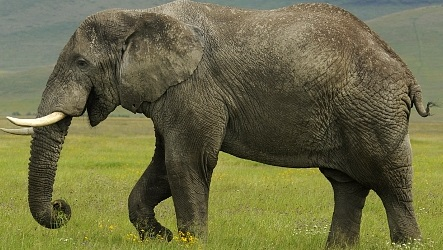
#> input picture images/train/positive/0986744.jpg, 443 x 250 px; its folder holds 4 pictures in this run
$ python main.py
#> lines starting #> are read from the running program, lines starting #| are printed output that depends on the picture; pictures that were not available may be replaced by others from this repository, and a replacement may not be noted
### data.py
import cv2
import os
from os import listdir
import hog as descriptor


def get_train_data(max_img=20000):
#> called with max_img = 20000
    positive_img_path = "images/train/positive"
    negative_img_path = "images/train/negative"

    # Get the names of the images
    positive_img_names = [img for img in listdir(positive_img_path)]
    negative_img_names = [img for img in listdir(negative_img_path)]

    train_data = []
    train_data_mirrored = []
    train_labels = []

    max_img_amount = max_img

    hog = descriptor.HOGDescriptor()

    # For each positive image, compute its HOG and append a 1 to the labels list
    for img_name in positive_img_names:
        img = cv2.imread(positive_img_path + "/" + img_name)
#> img is the input picture: shape (250, 443, 3); mean B, G, R 69, 107.6, 108.9

        if (img is not None):
            flipped = cv2.flip(img, 1)
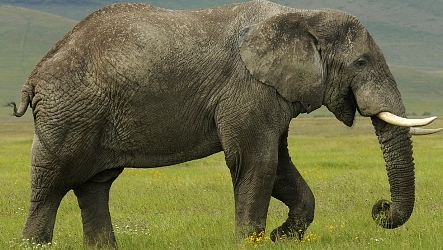
#> flipped: shape (250, 443, 3); mean B, G, R 69, 107.6, 108.9
            train_data_mirrored.append(hog.calc_hog(flipped))
#> in calc_hog, `image = cv2.resize(image, self.win_size)`:
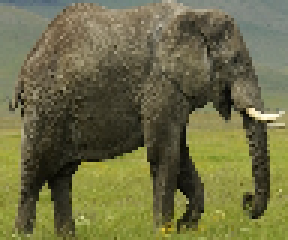
#> image: shape (80, 96, 3) (shown 3 times larger); mean of channels 0, 1, 2 68.9, 107.5, 108.7; drawn as B, G, R
#> in calc_hog, `image = cv2.GaussianBlur(image, (3, 3), 0)`:
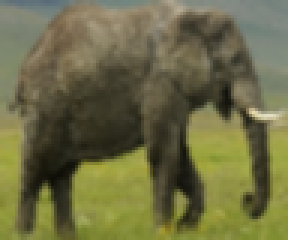
#> image: shape (80, 96, 3) (shown 3 times larger); mean of channels 0, 1, 2 68.9, 107.6, 108.8; drawn as B, G, R

            train_data.append(hog.calc_hog(img))
#> in calc_hog (call 2), `image = cv2.resize(image, self.win_size)`:
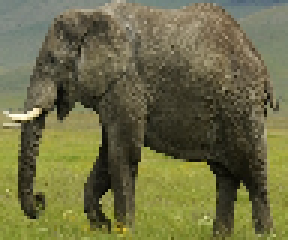
#> image: shape (80, 96, 3) (shown 3 times larger); mean of channels 0, 1, 2 68.9, 107.5, 108.7; drawn as B, G, R
#> in calc_hog (call 2), `image = cv2.GaussianBlur(image, (3, 3), 0)`:
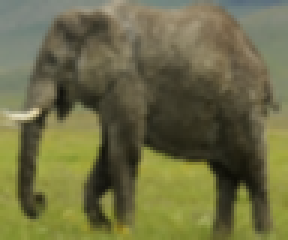
#> image: shape (80, 96, 3) (shown 3 times larger); mean of channels 0, 1, 2 68.9, 107.6, 108.8; drawn as B, G, R
            train_labels.append(1)

        # Stop adding images if desired amount of images is reached
        if len(train_labels) == int(max_img_amount / 2):
            break
#> pass 2 of the loop in get_train_data, `for img_name in positive_img_names:`:
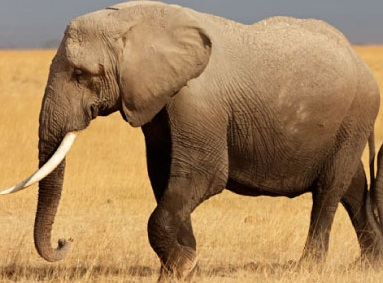
#> input picture images/train/positive/09876547.jpg, 383 x 283 px
#> in get_train_data, img is the input picture: shape (283, 383, 3); mean B, G, R 89.4, 129.2, 162.8
#> in get_train_data, `flipped = cv2.flip(img, 1)`:
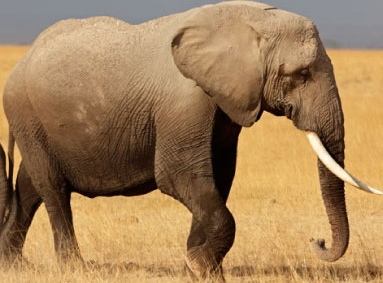
#> flipped: shape (283, 383, 3); mean B, G, R 89.4, 129.2, 162.8
#> in calc_hog (call 4), `image = cv2.GaussianBlur(image, (3, 3), 0)`:
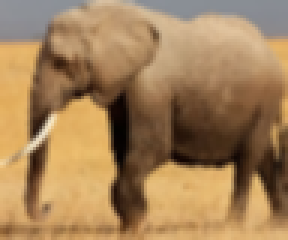
#> image: shape (80, 96, 3) (shown 3 times larger); mean of channels 0, 1, 2 89.2, 129, 162.6; drawn as B, G, R
#> pass 3 of the loop in get_train_data, `for img_name in positive_img_names:`:
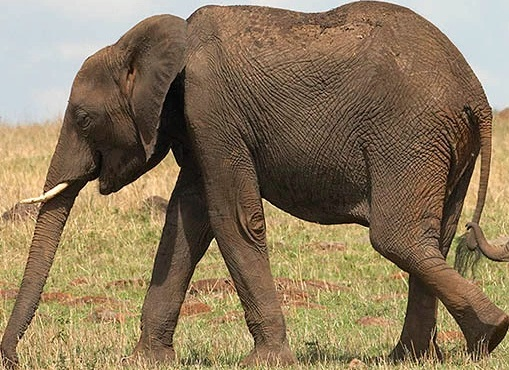
#> input picture images/train/positive/0998760.jpg, 509 x 370 px
#> in get_train_data, img is the input picture: shape (370, 509, 3); mean B, G, R 92.4, 120.6, 139.5
#> in get_train_data, `flipped = cv2.flip(img, 1)`:
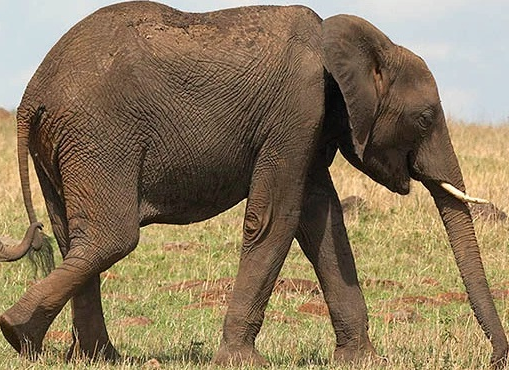
#> flipped: shape (370, 509, 3); mean B, G, R 92.4, 120.6, 139.5
#> in calc_hog (call 6), `image = cv2.GaussianBlur(image, (3, 3), 0)`:
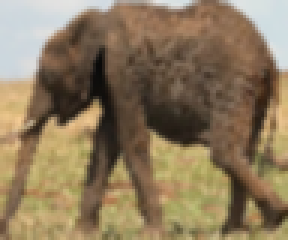
#> image: shape (80, 96, 3) (shown 3 times larger); mean of channels 0, 1, 2 92.2, 120.4, 139.3; drawn as B, G, R
#> the loop made 4 passes; the first 3 are shown

    # For each negative image, compute its HOG and append a 0 to the labels list
    for img_name in negative_img_names:
        img = cv2.imread(negative_img_path + "/" + img_name)

        if (img is not None):
            img_hog = hog.calc_hog(img)
            train_data.append(img_hog)
            train_data_mirrored.append(img_hog)
            train_labels.append(-1)

        # Stop adding images if desired amount of images is reached
        if len(train_labels) == max_img_amount:
            break

    return train_data, train_data_mirrored, train_labels

# [19 lines left out: function get_images, not called in this run]

### hog.py
import cv2


class HOGDescriptor:
    win_size = (96, 80) #(48, 40) #(64, 56) # #(144, 112)
    block_size = (16, 16)
    block_stride = (8, 8)
    cell_size = (8, 8)
    bins = 8

    def __init__(self):
        self.hog = cv2.HOGDescriptor(self.win_size, self.block_size, self.block_stride, self.cell_size, self.bins)

    def calc_hog(self, image, location=None):

        if location is not None:
            if location[0] + self.win_size[0] > image.shape[1] or location[1] + self.win_size[1] > image.shape[0]:
                print("calc_hog: Window out of image range")

            x = location[1]
            y = location[0]
            image = image[x:(x + self.win_size[1]), y:(y + self.win_size[0])]

        else:
            image = cv2.resize(image, self.win_size)
            image = cv2.GaussianBlur(image, (3, 3), 0)

        return self.hog.compute(image)

### svm.py
import cv2
import numpy as np
import os.path
import evaluate


class SVM:
    isTrained = False
    cross_val_folds = 10

    def __init__(self, save_file_name):
        self.save_file_name = save_file_name

        if os.path.isfile(self.save_file_name):
            self.svm = cv2.ml.SVM_load(self.save_file_name)

            self.isTrained = True
            print("SVM loaded from file '" + self.save_file_name + "'")
        else:
            self.svm = cv2.ml.SVM_create()

            # Set SVM parameters
            self.svm.setType(cv2.ml.SVM_EPS_SVR)
            self.svm.setKernel(cv2.ml.SVM_LINEAR)
            self.svm.setC(0.1)
            self.svm.setP(0.4)
            self.svm.setTermCriteria((cv2.TERM_CRITERIA_COUNT, 1000000, 1.e-20))

    # Train the SVM given an array with data and an array with correct labels (-1 or 1)
    # output: void, trained svm (self.svm)
    def train(self, data, labels, cross_val=False):

        if not cross_val:
            print("Training...")
            self.svm.train(np.array(data, np.float32), cv2.ml.ROW_SAMPLE, np.array([labels], np.int32))
            self.isTrained = True
            self.svm.save(self.save_file_name)

        else:
            # Divide data over folds
            fold_index = 0
            data_folds = []
            labels_folds = []
            for i, d in enumerate(data):
                if len(labels_folds) != self.cross_val_folds:
                    data_folds.append([])
                    labels_folds.append([])

                data_folds[fold_index].append(d)
                labels_folds[fold_index].append(labels[i])

                fold_index += 1
                if fold_index == self.cross_val_folds:
                    fold_index = 0

            for x in range(len(data_folds)):
                print(len(data_folds[x]))

            # Different parameters settings for validation
            C_range = [0.1, 0.3, 0.4, 0.5, 0.6, 0.7, 0.9]
            p_range = [0.01, 0.2, 0.4, 0.6, 0.8]

            best_average = 0
            best_setting = ()

            # Perform cross-validation
            stop = False
            for C in C_range:
                for p in p_range:
                    val_score = 0
                    self.svm.setC(C)
                    self.svm.setP(p)

                    for i in range(self.cross_val_folds):
                        val_data_set = data_folds[i]
                        val_label_set = labels_folds[i]

                        # Merge other folds and use it as train data
                        train_data_set = []
                        train_label_set = []
                        for j in range(self.cross_val_folds):
                            if j == i:
                                continue
                            train_data_set += data_folds[j]
                            train_label_set += labels_folds[j]

                        # Train model
                        print(len(train_data_set))
                        print("Training... [" + str(i + 1) + "/" + str(self.cross_val_folds) + "]")#, end='\r')
                        self.svm.train(np.array(train_data_set, np.float32), cv2.ml.ROW_SAMPLE, np.array([train_label_set], np.int32))
                        self.isTrained = True

                        # Validate model
                        guesses = self.classify(val_data_set)
                        scr = evaluate.calc_fscore(guesses, val_label_set)
                        val_score += scr
                        print(scr)

                    # Calculate average validation score and update best parameter settings
                    average_val_score = val_score / self.cross_val_folds
                    print("average",average_val_score)
                    if average_val_score > best_average:
                        best_setting = (C, p)
                        best_average = average_val_score
                        print("bestC", self.svm.getC())
                        print("bestP", self.svm.getP())

                        if average_val_score == 1:
                            stop = True
                    if stop:
                        break
                if stop:
                    break

            print("")

            # Train with all data
            self.svm.setC(best_setting[0])
            self.svm.setP(best_setting[1])
            self.svm.train(np.array(data, np.float32), cv2.ml.ROW_SAMPLE, np.array([labels], np.int32))
            self.svm.save(self.save_file_name)

            print(self.svm.getC())
            print(self.svm.getP())

    # Classify an array of data
    # output: array of distances to the hyperplane, [-X.X] for negatives [X.X] for positives
    def classify(self, data):
        data = np.array(data, np.float32)
        return self.svm.predict(data, True)[1]

### objectdetector.py
import cv2
import math
import hog
import nms
import numpy as np


class ObjectDetector:

    def __init__(self, scales, scaling, stride, detection_threshold, overlap_threshold):
        self.hog = hog.HOGDescriptor()

        # Save scores for quick detection when the image is the same
        self.window_scores = []
        self.current_image = np.zeros((0, 0, 3), np.uint8)

        # Set detection parameters
        self.w_size = self.hog.win_size
        self.w_scales = scales
        self.w_scaling = scaling
        self.w_stride = stride
        self.detection_threshold = detection_threshold
        self.overlap_threshold = overlap_threshold

    # Finds objects given an image and a two trained SVMs
    # output: tuple(array of bounding boxes, total amount of windows)
    # [93 lines left out: functions find_object, show_objects, create_pyramid, not called in this run]

    def image_is_equal(self, image1, image2):
        return image1.shape == image2.shape and not (np.bitwise_xor(image1, image2).any())

    # Uses stored scores in window_scores to detect objects without having to classify
    # output: tuple(array of bounding boxes, total amount of windows)
    # [26 lines left out: function find_object_quick, not called in this run]

### main.py
import cv2
import data
import hog
import svm as SupportVectorMachine
import objectdetector as od
import evaluate
import pickle
import math

train_data, train_data_mirrored, train_labels = data.get_train_data()

svm = SupportVectorMachine.SVM("trained_svm.data")
if not svm.isTrained:
    svm.train(train_data, train_labels)

mirrored_svm = SupportVectorMachine.SVM("trained_mirrored_svm.data")
if not mirrored_svm.isTrained:
    mirrored_svm.train(train_data_mirrored, train_labels)

hog = hog.HOGDescriptor()

objectDetector = od.ObjectDetector(scales=10, scaling=0.8, stride=(6, 5), detection_threshold=0.6, overlap_threshold=0.5)

while True:
#> (the run stopped early here; a loop or call above may not have finished)
